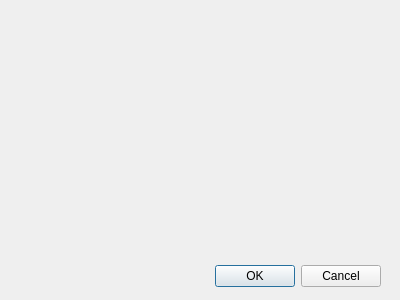
<?xml version="1.0" encoding="UTF-8"?>
<ui version="4.0">
 <class>dialog</class>
 <widget class="QDialog" name="dialog">
  <property name="geometry">
   <rect>
    <x>0</x>
    <y>0</y>
    <width>400</width>
    <height>300</height>
   </rect>
  </property>
  <property name="windowTitle">
   <string>TF-IDF</string>
  </property>
  <widget class="QDialogButtonBox" name="buttonBox">
   <property name="geometry">
    <rect>
     <x>40</x>
     <y>260</y>
     <width>341</width>
     <height>32</height>
    </rect>
   </property>
   <property name="orientation">
    <enum>Qt::Horizontal</enum>
   </property>
   <property name="standardButtons">
    <set>QDialogButtonBox::Cancel|QDialogButtonBox::Ok</set>
   </property>
  </widget>
 </widget>
 <resources/>
 <connections>
  <connection>
   <sender>buttonBox</sender>
   <signal>accepted()</signal>
   <receiver>dialog</receiver>
   <slot>accept()</slot>
   <hints>
    <hint type="sourcelabel">
     <x>248</x>
     <y>254</y>
    </hint>
    <hint type="destinationlabel">
     <x>157</x>
     <y>274</y>
    </hint>
   </hints>
  </connection>
  <connection>
   <sender>buttonBox</sender>
   <signal>rejected()</signal>
   <receiver>dialog</receiver>
   <slot>reject()</slot>
   <hints>
    <hint type="sourcelabel">
     <x>316</x>
     <y>260</y>
    </hint>
    <hint type="destinationlabel">
     <x>286</x>
     <y>274</y>
    </hint>
   </hints>
  </connection>
 </connections>
</ui>
